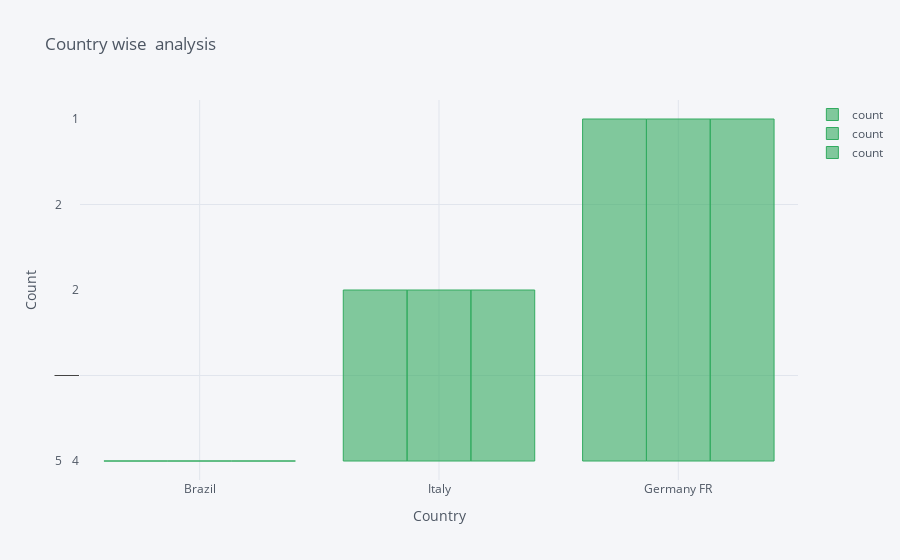

The cell this chart's notebook holds for it:
### Code cell
# Insight 2 : A complete depection of number of world cups won, first runner-up, and second runner-up positions by various participating teams

teams.iplot(kind='bar',yTitle='Count',title='Country wise  analysis',xTitle='Country')
teams

### Figure 1 — Plotly figure (JSON) as saved in the notebook; plotly's stock layout.template omitted (floating-point values rounded to 4 significant figures)
{"data": [{"marker": {"color": "rgba(50, 171, 96, 0.6)", "line": {"color": "rgba(50, 171, 96, 1.0)", "width": 1}}, "name": "count", "orientation": "v", "text": "", "x": ["Brazil", "Italy", "Germany FR", "Uruguay", "Argentina", "England", "France", "Spain", "Germany", "Netherlands", "Czechoslovakia", "Hungary", "Sweden", "Poland", "USA", "Austria", "Chile", "Portugal", "Croatia", "Turkey"], "y": [[5, 2, 2], [4, 2, 1], [3, 3, 1], [2, 0, 0], [2, 3, 0], [1, 0, 0], [1, 1, 2], [1, 0, 0], [1, 1, 3], [0, 3, 1], [0, 2, 0], [0, 2, 0], [0, 1, 2], [0, 0, 2], [0, 0, 1], [0, 0, 1], [0, 0, 1], [0, 0, 1], [0, 0, 1], [0, 0, 1]], "type": "bar"}, {"marker": {"color": "rgba(50, 171, 96, 0.6)", "line": {"color": "rgba(50, 171, 96, 1.0)", "width": 1}}, "name": "count", "orientation": "v", "text": "", "x": ["Brazil", "Italy", "Germany FR", "Uruguay", "Argentina", "England", "France", "Spain", "Germany", "Netherlands", "Czechoslovakia", "Hungary", "Sweden", "Poland", "USA", "Austria", "Chile", "Portugal", "Croatia", "Turkey"], "y": [[5, 2, 2], [4, 2, 1], [3, 3, 1], [2, 0, 0], [2, 3, 0], [1, 0, 0], [1, 1, 2], [1, 0, 0], [1, 1, 3], [0, 3, 1], [0, 2, 0], [0, 2, 0], [0, 1, 2], [0, 0, 2], [0, 0, 1], [0, 0, 1], [0, 0, 1], [0, 0, 1], [0, 0, 1], [0, 0, 1]], "type": "bar"}, {"marker": {"color": "rgba(50, 171, 96, 0.6)", "line": {"color": "rgba(50, 171, 96, 1.0)", "width": 1}}, "name": "count", "orientation": "v", "text": "", "x": ["Brazil", "Italy", "Germany FR", "Uruguay", "Argentina", "England", "France", "Spain", "Germany", "Netherlands", "Czechoslovakia", "Hungary", "Sweden", "Poland", "USA", "Austria", "Chile", "Portugal", "Croatia", "Turkey"], "y": [[5, 2, 2], [4, 2, 1], [3, 3, 1], [2, 0, 0], [2, 3, 0], [1, 0, 0], [1, 1, 2], [1, 0, 0], [1, 1, 3], [0, 3, 1], [0, 2, 0], [0, 2, 0], [0, 1, 2], [0, 0, 2], [0, 0, 1], [0, 0, 1], [0, 0, 1], [0, 0, 1], [0, 0, 1], [0, 0, 1]], "type": "bar"}], "layout": {"legend": {"bgcolor": "#F5F6F9", "font": {"color": "#4D5663"}}, "paper_bgcolor": "#F5F6F9", "plot_bgcolor": "#F5F6F9", "title": {"font": {"color": "#4D5663"}, "text": "Country wise  analysis"}, "xaxis": {"gridcolor": "#E1E5ED", "showgrid": true, "tickfont": {"color": "#4D5663"}, "title": {"font": {"color": "#4D5663"}, "text": "Country"}, "zerolinecolor": "#E1E5ED"}, "yaxis": {"gridcolor": "#E1E5ED", "showgrid": true, "tickfont": {"color": "#4D5663"}, "title": {"font": {"color": "#4D5663"}, "text": "Count"}, "zerolinecolor": "#E1E5ED"}}}
